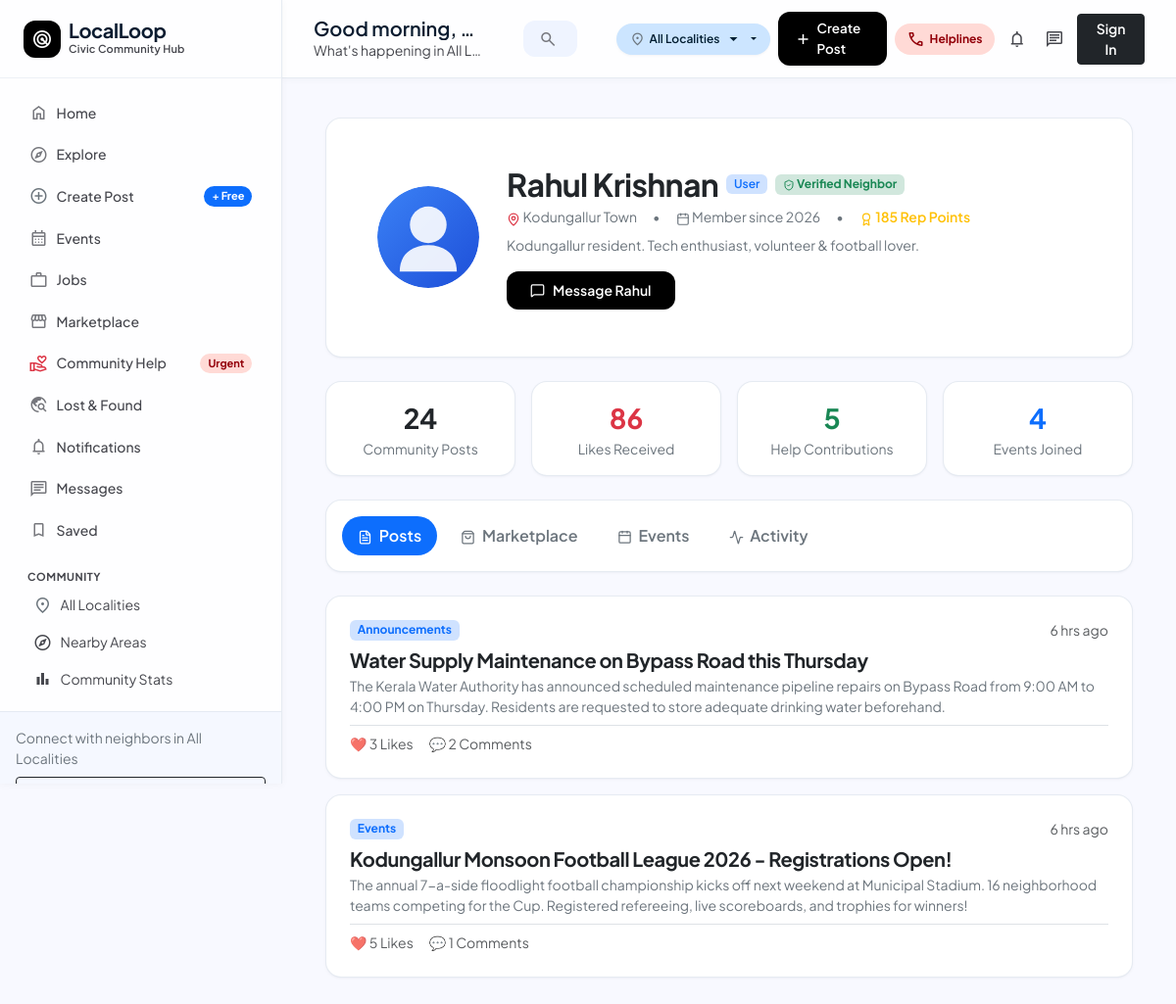
Screenshot of /profile.php?user=rahulk with the database file from the repository.
### tables this page shows
CREATE TABLE IF NOT EXISTS `users` (
    `id` INT AUTO_INCREMENT PRIMARY KEY,
    `name` VARCHAR(100) NOT NULL,
    `username` VARCHAR(50) NOT NULL UNIQUE,
    `email` VARCHAR(150) NOT NULL UNIQUE,
    `phone` VARCHAR(20) DEFAULT NULL,
    `password_hash` VARCHAR(255) NOT NULL,
    `area_id` INT DEFAULT NULL,
    `profile_photo` VARCHAR(255) DEFAULT 'default-avatar.png',
    `bio` TEXT DEFAULT NULL,
    `role` ENUM('user', 'business', 'admin') NOT NULL DEFAULT 'user',
    `status` ENUM('active', 'warned', 'suspended') NOT NULL DEFAULT 'active',
    `reputation_points` INT NOT NULL DEFAULT 50,
    `created_at` TIMESTAMP DEFAULT CURRENT_TIMESTAMP,
    `updated_at` TIMESTAMP DEFAULT CURRENT_TIMESTAMP ON UPDATE CURRENT_TIMESTAMP,
    FOREIGN KEY (`area_id`) REFERENCES `areas`(`id`) ON DELETE SET NULL
);

CREATE TABLE IF NOT EXISTS `areas` (
    `id` INT AUTO_INCREMENT PRIMARY KEY,
    `name` VARCHAR(100) NOT NULL,
    `district` VARCHAR(100) NOT NULL,
    `state` VARCHAR(100) NOT NULL DEFAULT 'Kerala',
    `pincode` VARCHAR(20) NOT NULL,
    `status` ENUM('active', 'inactive') NOT NULL DEFAULT 'active',
    `created_at` TIMESTAMP DEFAULT CURRENT_TIMESTAMP
);

CREATE TABLE IF NOT EXISTS `posts` (
    `id` INT AUTO_INCREMENT PRIMARY KEY,
    `user_id` INT NOT NULL,
    `category_id` INT NOT NULL,
    `area_id` INT NOT NULL,
    `title` VARCHAR(255) NOT NULL,
    `description` LONGTEXT NOT NULL,
    `location` VARCHAR(150) DEFAULT NULL,
    `post_type` ENUM('general', 'announcement', 'recommendation', 'alert') DEFAULT 'general',
    `status` ENUM('pending', 'approved', 'rejected', 'hidden') DEFAULT 'approved',
    `views` INT DEFAULT 0,
    `created_at` TIMESTAMP DEFAULT CURRENT_TIMESTAMP,
    `updated_at` TIMESTAMP DEFAULT CURRENT_TIMESTAMP ON UPDATE CURRENT_TIMESTAMP,
    FOREIGN KEY (`user_id`) REFERENCES `users`(`id`) ON DELETE CASCADE,
    FOREIGN KEY (`category_id`) REFERENCES `categories`(`id`) ON DELETE CASCADE,
    FOREIGN KEY (`area_id`) REFERENCES `areas`(`id`) ON DELETE CASCADE
);

CREATE TABLE IF NOT EXISTS `categories` (
    `id` INT AUTO_INCREMENT PRIMARY KEY,
    `name` VARCHAR(100) NOT NULL,
    `slug` VARCHAR(100) NOT NULL UNIQUE,
    `description` TEXT,
    `icon` VARCHAR(50) DEFAULT 'bi-tag',
    `color` VARCHAR(20) DEFAULT '#2563eb',
    `status` ENUM('active', 'inactive') NOT NULL DEFAULT 'active',
    `created_at` TIMESTAMP DEFAULT CURRENT_TIMESTAMP
);

### includes/functions.php (called while the page is built, shortened)
<?php
function time_ago($timestamp) {
    $time = strtotime($timestamp);
    $diff = time() - $time;
    if ($diff < 60) {
        return 'Just now';
    } elseif ($diff < 3600) {
        $mins = floor($diff / 60);
        return $mins . ' min' . ($mins > 1 ? 's' : '') . ' ago';
    } elseif ($diff < 86400) {
        $hours = floor($diff / 3600);
        return $hours . ' hr' . ($hours > 1 ? 's' : '') . ' ago';
    } elseif ($diff < 604800) {
        $days = floor($diff / 86400);
        return $days . ' day' . ($days > 1 ? 's' : '') . ' ago';
    } else {
        return date('M j, Y', $time);
    }
}
function get_avatar_url($photoName) {
    $fullPath = UPLOAD_DIR . '/profiles/' . $photoName;
    return BASE_URL . '/assets/images/default-avatar.svg';
}

### includes/auth.php (called while the page is built, shortened)
<?php
function is_logged_in() {
    return isset($_SESSION['user_id']) && !empty($_SESSION['user_id']);
}

### profile.php (the view, shortened to what this page needs)
<?php
require_once __DIR__ . '/includes/auth.php';
require_once __DIR__ . '/includes/functions.php';
$targetUsername = trim($_GET['user'] ?? '');
if (empty($targetUsername)) {
    if (is_logged_in()) {
        $targetUser = current_user($pdo);
    } else {
        header("Location: " . BASE_URL . "/login.php");
        exit;
    }
} else {
    $stmt = $pdo->prepare("SELECT u.*, a.name as area_name, a.district as area_district
                           FROM users u
                           LEFT JOIN areas a ON u.area_id = a.id
                           WHERE u.username = ?");
    $stmt->execute([$targetUsername]);
    $targetUser = $stmt->fetch();
}
$isOwnProfile = is_logged_in() && ($targetUser['id'] == $_SESSION['user_id']);
$isAmarthyan = (stripos($targetUser['username'], 'amarthyan') !== false);
$postsCount = $isAmarthyan ? 128 : 24;
$likesReceivedCount = $isAmarthyan ? 342 : 86;
$helpContribsCount = $isAmarthyan ? 27 : 5;
$eventsJoinedCount = $isAmarthyan ? 15 : 4;
$activeTab = $_GET['tab'] ?? 'posts';
$userPosts = $pdo->prepare("SELECT p.*, a.name as area_name, c.name as cat_name, c.color as cat_color,
                                   (SELECT COUNT(*) FROM likes WHERE post_id = p.id) as total_likes,
                                   (SELECT COUNT(*) FROM comments WHERE post_id = p.id AND status = 'active') as total_comments
                            FROM posts p
                            JOIN areas a ON p.area_id = a.id
                            JOIN categories c ON p.category_id = c.id
                            WHERE p.user_id = ? AND p.status = 'approved'
                            ORDER BY p.created_at DESC");
$userPosts->execute([$targetUser['id']]);
$postsList = $userPosts->fetchAll();
require_once __DIR__ . '/includes/header.php';
?>
<div class="container py-3" style="max-width: 980px;">
    <div class="card card-solid p-4 p-md-5 mb-4 position-relative overflow-hidden">
        <div class="row align-items-center">
            <div class="col-md-auto text-center mb-3 mb-md-0">
                <img src="<?= get_avatar_url($targetUser['profile_photo']) ?>" width="112" height="112" class="rounded-circle border border-4 border-white shadow-card" style="object-fit: cover;">
            </div>
            <div class="col-md text-center text-md-start">
                <div class="d-flex align-items-center justify-content-center justify-content-md-start gap-2 mb-1 flex-wrap">
                    <h2 class="fw-bold mb-0 text-dark"><?= htmlspecialchars($targetUser['name']) ?></h2>
                    <span class="badge bg-primary-subtle text-primary fw-semibold px-2.5 py-1">
                        <?= ucfirst($targetUser['role']) ?>
                    </span>
                    <span class="badge bg-success-subtle text-success small"><i data-lucide="shield-check" style="width: 12px; height: 12px;"></i> Verified Neighbor</span>
                </div>
                <div class="text-secondary small mb-2 d-flex align-items-center justify-content-center justify-content-md-start gap-3 flex-wrap">
                    <span><i data-lucide="map-pin" class="text-danger" style="width: 14px; height: 14px;"></i> <?= htmlspecialchars($targetUser['area_name'] ?? 'North Paravur') ?></span>
                    <span>&bull;</span>
                    <span><i data-lucide="calendar" style="width: 14px; height: 14px;"></i> Member since <?= date('Y', strtotime($targetUser['created_at'])) ?></span>
                    <span>&bull;</span>
                    <span class="text-warning fw-semibold"><i data-lucide="award" style="width: 14px; height: 14px;"></i> <?= $targetUser['reputation_points'] ?> Rep Points</span>
                </div>
                <p class="text-secondary small mb-3" style="max-width: 620px;">
                    <?= htmlspecialchars($targetUser['bio'] ?: 'Resident of North Paravur. Active in local volunteering, civic initiatives, and community help.') ?>
                </p>
                <div class="d-flex align-items-center justify-content-center justify-content-md-start gap-2">
                    <?php if ($isOwnProfile): ?>
                        <a href="<?= BASE_URL ?>/edit-profile.php" class="btn btn-outline-custom py-1.5 px-3">
                            <i data-lucide="edit-3" style="width: 15px; height: 15px;"></i> Edit Profile
                        </a>
                        <a href="<?= BASE_URL ?>/settings.php" class="btn btn-light border py-1.5 px-3 rounded-pill text-secondary" style="font-size: 0.85rem;">
                            <i data-lucide="settings" style="width: 15px; height: 15px;"></i> Settings
                        </a>
                    <?php else: ?>
                        <a href="<?= BASE_URL ?>/messages.php?user=<?= $targetUser['username'] ?>" class="btn btn-primary-custom py-1.5 px-4">
                            <i data-lucide="message-square" style="width: 15px; height: 15px;"></i> Message <?= explode(' ', $targetUser['name'])[0] ?>
                        </a>
                    <?php endif; ?>
                </div>
            </div>
        </div>
    </div>
    <div class="row g-3 mb-4">
        <div class="col-6 col-md-3">
            <div class="card card-solid p-3 text-center interactive-tilt card-glass-shimmer">
                <div class="fs-3 fw-bold text-dark mb-0 counter-value" data-counter="<?= $postsCount ?>"><?= number_format($postsCount) ?></div>
                <div class="text-secondary small">Community Posts</div>
            </div>
        </div>
        <div class="col-6 col-md-3">
            <div class="card card-solid p-3 text-center interactive-tilt card-glass-shimmer">
                <div class="fs-3 fw-bold text-danger mb-0 counter-value" data-counter="<?= $likesReceivedCount ?>"><?= number_format($likesReceivedCount) ?></div>
                <div class="text-secondary small">Likes Received</div>
            </div>
        </div>
        <div class="col-6 col-md-3">
            <div class="card card-solid p-3 text-center interactive-tilt card-glass-shimmer">
                <div class="fs-3 fw-bold text-success mb-0 counter-value" data-counter="<?= $helpContribsCount ?>"><?= number_format($helpContribsCount) ?></div>
                <div class="text-secondary small">Help Contributions</div>
            </div>
        </div>
        <div class="col-6 col-md-3">
            <div class="card card-solid p-3 text-center interactive-tilt card-glass-shimmer">
                <div class="fs-3 fw-bold text-primary mb-0 counter-value" data-counter="<?= $eventsJoinedCount ?>"><?= number_format($eventsJoinedCount) ?></div>
                <div class="text-secondary small">Events Joined</div>
            </div>
        </div>
    </div>
    <div class="card card-solid p-3 mb-4">
        <ul class="nav nav-pills gap-2 border-0">
            <li class="nav-item">
                <a class="nav-link rounded-pill px-3 py-1.5 fw-semibold <?= $activeTab === 'posts' ? 'active bg-primary' : 'text-secondary' ?>" href="?user=<?= $targetUser['username'] ?>&tab=posts">
                    <i data-lucide="file-text" class="me-1" style="width: 15px; height: 15px;"></i> Posts
                </a>
            </li>
            <li class="nav-item">
                <a class="nav-link rounded-pill px-3 py-1.5 fw-semibold <?= $activeTab === 'marketplace' ? 'active bg-primary' : 'text-secondary' ?>" href="?user=<?= $targetUser['username'] ?>&tab=marketplace">
                    <i data-lucide="shopping-bag" class="me-1" style="width: 15px; height: 15px;"></i> Marketplace
                </a>
            </li>
            <li class="nav-item">
                <a class="nav-link rounded-pill px-3 py-1.5 fw-semibold <?= $activeTab === 'events' ? 'active bg-primary' : 'text-secondary' ?>" href="?user=<?= $targetUser['username'] ?>&tab=events">
                    <i data-lucide="calendar" class="me-1" style="width: 15px; height: 15px;"></i> Events
                </a>
            </li>
            <li class="nav-item">
                <a class="nav-link rounded-pill px-3 py-1.5 fw-semibold <?= $activeTab === 'activity' ? 'active bg-primary' : 'text-secondary' ?>" href="?user=<?= $targetUser['username'] ?>&tab=activity">
                    <i data-lucide="activity" class="me-1" style="width: 15px; height: 15px;"></i> Activity
                </a>
            </li>
        </ul>
    </div>
    <?php if ($activeTab === 'posts'): ?>
        <?php if (empty($postsList)): ?>
            <div class="card card-solid p-5 text-center text-muted">
                <i data-lucide="file-text" class="mx-auto mb-2" style="width: 32px; height: 32px;"></i>
                <p class="mb-0">No posts published yet by this neighbor.</p>
            </div>
        <?php else: ?>
            <div class="d-flex flex-column gap-3">
                <?php foreach ($postsList as $p): ?>
                    <div class="card card-solid p-4">
                        <div class="d-flex justify-content-between align-items-center mb-2">
                            <span class="badge bg-primary-subtle text-primary"><?= htmlspecialchars($p['cat_name']) ?></span>
                            <span class="text-muted small"><?= time_ago($p['created_at']) ?></span>
                        </div>
                        <h5 class="fw-bold mb-1">
                            <a href="<?= BASE_URL ?>/post.php?id=<?= $p['id'] ?>" class="text-dark text-decoration-none">
                                <?= htmlspecialchars($p['title']) ?>
                            </a>
                        </h5>
                        <p class="text-secondary small mb-2"><?= htmlspecialchars($p['description']) ?></p>
                        <div class="text-muted small d-flex gap-3 pt-2 border-top">
                            <span>❤️ <?= $p['total_likes'] ?> Likes</span>
                            <span>💬 <?= $p['total_comments'] ?> Comments</span>
                        </div>
                    </div>
                <?php endforeach; ?>
            </div>
        <?php endif; ?>
    <?php endif; ?>
</div>
<?php require_once __DIR__ . '/includes/footer.php'; ?>

### rows the page displays
users: name "Rahul Krishnan", role "User", area.name "Kodungallur Town", created_at "2026", reputation_points "185", bio "Kodungallur resident. Tech enthusiast, volunteer & football lover.", name "Rahul", username "24", username "86", username "5", username "4"
posts: category.name "Announcements", created_at "6 hrs ago", title "Water Supply Maintenance on Bypass Road this Thursday", description "The Kerala Water Authority has announced scheduled maintenance pipeline repairs on Bypass Road from 9:00 AM to 4:00 PM on Thursday. Residents are requested to store adequate drinking water beforehand.", total_likes "3", total_comments "2"
posts: category.name "Events", created_at "6 hrs ago", title "Kodungallur Monsoon Football League 2026 - Registrations Open!", description "The annual 7-a-side floodlight football championship kicks off next weekend at Municipal Stadium. 16 neighborhood teams competing for the Cup. Registered refereeing, live scoreboards, and trophies for winners!", total_likes "5", total_comments "1"

### other values shown
$currentAreaName "All Localities"
$timeGreeting "Good morning"
$currentAreaName "All L…"
